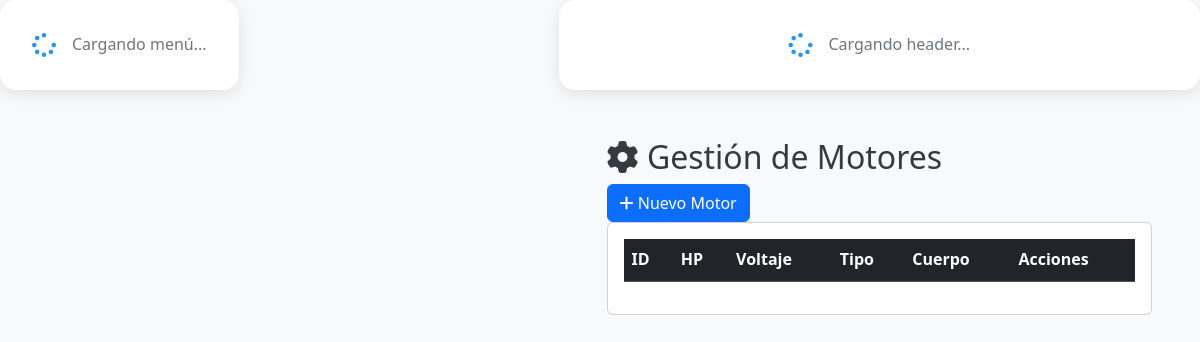
Page /views/motores.php (signed in) on the earlier database version.
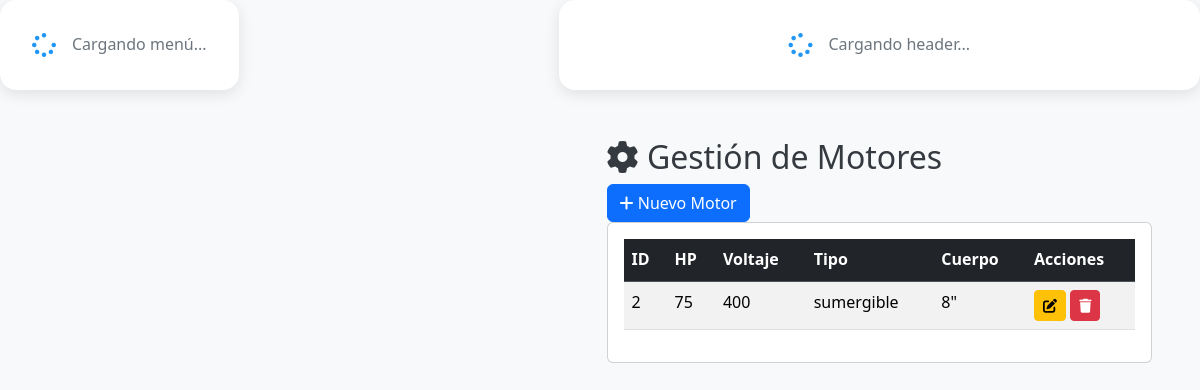
Same page on the later database version.
### tables this page shows
CREATE TABLE `motores` (
  `id` bigint unsigned NOT NULL AUTO_INCREMENT,
  `hp` varchar(100) DEFAULT NULL,
  `voltaje` varchar(100) DEFAULT NULL,
  `tipo` varchar(100) DEFAULT NULL,
  `cuerpo` varchar(100) DEFAULT NULL,
  PRIMARY KEY (`id`)
);

### views/motores.php (the view, shortened to what this page needs)
<?php
require_once __DIR__ . '/../conexion.php';
$motores = [];
$result = $conn->query("SELECT * FROM motores ORDER BY id DESC");
if ($result) {
    while ($row = $result->fetch_assoc()) {
        $motores[] = $row;
    }
}
?>
<!DOCTYPE html>
<html lang="es">
<head>
    <link href="https://cdn.jsdelivr.net/npm/bootstrap@5.3.2/dist/css/bootstrap.min.css" rel="stylesheet">
    <link href="https://cdnjs.cloudflare.com/ajax/libs/font-awesome/6.4.0/css/all.min.css" rel="stylesheet">
    <link href="../assets/css/dashboard.css" rel="stylesheet">
</head>
<body>
    <div class="dashboard-container">
        <div id="sidebarContainer">
            <div class="loading-component">
                <i class="fas fa-spinner fa-spin"></i>
                <span>Cargando menú...</span>
            </div>
        </div>
        <main class="main-content">
            <div id="headerContainer">
                <div class="loading-component">
                    <i class="fas fa-spinner fa-spin"></i>
                    <span>Cargando header...</span>
                </div>
            </div>
            <div class="content-area" id="contentArea">
                <div class="page-header">
                    <h2><i class="fas fa-cog"></i> Gestión de Motores</h2>
                    <button class="btn btn-primary" data-bs-toggle="modal" data-bs-target="#motorModal" onclick="clearForm()">
                        <i class="fas fa-plus"></i> Nuevo Motor
                    </button>
                </div>
                <div class="card">
                    <div class="card-body">
                        <div class="table-responsive">
                            <table class="table table-striped table-hover">
                                <thead class="table-dark">
                                    <tr>
                                        <th>ID</th>
                                        <th>HP</th>
                                        <th>Voltaje</th>
                                        <th>Tipo</th>
                                        <th>Cuerpo</th>
                                        <th>Acciones</th>
                                    </tr>
                                </thead>
                                <tbody>
                                    <?php foreach ($motores as $motor): ?>
                                    <tr>
                                        <td><?php echo htmlspecialchars($motor['id']); ?></td>
                                        <td><?php echo htmlspecialchars($motor['hp']); ?></td>
                                        <td><?php echo htmlspecialchars($motor['voltaje']); ?></td>
                                        <td><?php echo htmlspecialchars($motor['tipo']); ?></td>
                                        <td><?php echo htmlspecialchars($motor['cuerpo']); ?></td>
                                        <td>
                                            <button class="btn btn-sm btn-warning" onclick="editMotor(<?php echo htmlspecialchars(json_encode($motor)); ?>)">
                                                <i class="fas fa-edit"></i>
                                            </button>
                                            <button class="btn btn-sm btn-danger" onclick="deleteMotor(<?php echo $motor['id']; ?>)">
                                                <i class="fas fa-trash"></i>
                                            </button>
                                        </td>
                                    </tr>
                                    <?php endforeach; ?>
                                </tbody>
                            </table>
                        </div>
                    </div>
                </div>
            </div>
        </main>
    </div>
</body>
</html>

Differences in the rows shown:
added motores: id "2", hp "75", voltaje "400", tipo "sumergible", cuerpo "8\""
